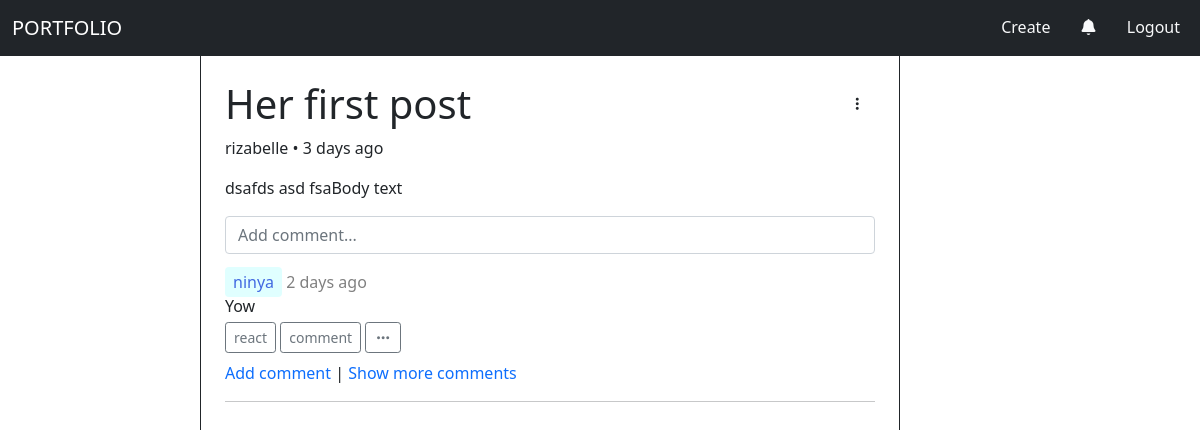
Page /views/pages/article.php?id=6 (signed in) on the committed database.
### tables this page shows
CREATE TABLE `posts` (
  `id` int(11) NOT NULL AUTO_INCREMENT,
  `title` varchar(255) NOT NULL,
  `body` longtext NOT NULL,
  `creator_id` int(11) NOT NULL,
  `created_at` datetime DEFAULT current_timestamp(),
  PRIMARY KEY (`id`)
);

CREATE TABLE `comments` (
  `id` int(11) NOT NULL AUTO_INCREMENT,
  `post_id` int(11) NOT NULL,
  `reply_id` int(11) DEFAULT NULL,
  `created_at` datetime DEFAULT current_timestamp(),
  `comment` longtext NOT NULL,
  `creator_id` int(11) NOT NULL,
  PRIMARY KEY (`id`)
);

### models/crud.php (called while the page is built, shortened)
<?php
include 'config.php';
function query($sql, $data=null) {
    global $db;
    $stmt = $db->prepare($sql);
    $stmt->execute($data);
    return $stmt;
}
function bindAuthor($rows) {
    foreach($rows as $key=>$row) {
    $sql = 'select username from users where id=?';
    $data = [$row['creator_id']];
    $author = query($sql, $data)->fetchColumn();
    $newRow = $row;
    $newRow['author'] = $author;
    $rows[$key] = $newRow;
    }
    return $rows;
}

### models/transform.php (called while the page is built, shortened)
<?php
function interval($start_time){
    $end_time = new DateTime();
    $interval = $start_time->diff($end_time);
    if($interval->y > 0) {
        return $interval->y . " year" . ($interval->y > 1 ? "s" : "") . " ago";
    } else if($interval->m > 0) {
        return $interval->m . " month" . ($interval->m > 1 ? "s" : "") . " ago";
    } else if($interval->d > 0) {
        return $interval->d . " day" . ($interval->d > 1 ? "s" : "") . " ago";
    } else if($interval->h > 0) {
        return $interval->h . " hour" . ($interval->h > 1 ? "s" : "") . " ago";
    } else if($interval->i > 0) {
        return $interval->i . " minute" . ($interval->i > 1 ? "s" : "") . " ago";
    } else {
        return $interval->s . " second" . ($interval->s > 1 ? "s" : "") . " ago";
    }
}

### views/pages/article.php (the view, shortened to what this page needs)
<?php
include '../../models/auth.php';
include_once '../../models/crud.php';
include '../../models/transform.php';
$postID = $_GET['id'];
$sql = "SELECT * FROM posts WHERE id=?";
$post = array(query($sql,[$postID])->fetch());
$post = bindAuthor($post)[0];
$time = interval(new DateTime($post['created_at']));
?>
<!DOCTYPE html>
<html lang="en">
<head>
    <link rel="stylesheet" href="https://cdn.jsdelivr.net/npm/bootstrap@5.0.1/dist/css/bootstrap.min.css">
    <link rel="stylesheet" href="https://cdnjs.cloudflare.com/ajax/libs/font-awesome/7.0.1/css/all.min.css">
    <link rel="stylesheet" href="../../styles.css">
</head>
<body>
<div class="main-container d-flex flex-column dvh-100">
    <div id="navbar-section">
        <?php include '../../views/components/navbar.php' ?>
    </div>
<div class="content-container flex-grow-1">
    <div class="row h-100 m-0">
    <div class="sidepanel col-md-2 h-100"></div>
    <div class="col-md-7 p-4 border-start border-end border-dark h-100">
    <?php if($post) { ?>
    <div class="d-flex flex-row justify-content-between">
        <h1 id="article-title-<?= $post['id'] ?>"><?= htmlspecialchars($post['title']) ?></h1>
            <div class="dropdown mt-2">
                <button type="button" class="btn  btn-outline-onhover btn-sm shadow-none" data-bs-toggle="dropdown"><i class="fa-solid fa-ellipsis-vertical"></i></button>
            </div>
    </div>
    <p><?= htmlspecialchars($post['author']) ?> <span> • <?= $time ?></span></p>
    <p class="content"><?= htmlspecialchars($post['body']) ?></p>
    <form class="commentPostForm" id="comment-form-<?= $post['id'] ?>" action="" onSubmit="submitComment(event,<?= $post['id'] ?>)">
        <input id="comment-box-<?= $post['id'] ?>" name="comment" type="text" class="form-control my-2" placeholder="Add comment...">
    </form>
    <div id="comment-section">
        <?php include '../components/display-comments.php' ?>
    </div>
    <hr>
    <?php }else{ ?>
        <p>Post not found.</p>
    <?php } ?>
    </div>
    </div>
    <div class="sidepanel col-md-3 h-100"></div>
</div>
</div>
</body>
</html>

### views/components/display-comments.php (shortened to what this page needs)
<?php
$sql = "SELECT * FROM comments WHERE post_id =? ORDER BY created_at desc";
$comments = query($sql, [$postID])->fetchAll();
$comments = bindAuthor($comments);
?>
<div class="comment-feed">
<?php
function displayComments($organizedComments){
    foreach($organizedComments as $comment){
        $time = interval(new DateTime($comment['created_at']));
        if(isset($comment['comment'])) { ?>
        <div id="comment-id-<?= htmlspecialchars($comment['id']) ?>" class="mt-3">
            <div class="comment-details">
                <p class="mb-0"><span class="p-1 px-2 rounded" style="background-color:lightCyan;color:royalBlue"><?= htmlspecialchars($comment['author']) ?></span> <span style="color:gray"><?= htmlspecialchars($time) ?></span></p>
            </div>
            <div id="comment-body-<?= $comment['id'] ?>" class="comment-content">
                <p class="mb-1"><?= htmlspecialchars($comment['comment']) ?></p>
            </div>
            <div class="comment-btns container-fluid px-0">
                <button class="btn btn-outline-secondary btn-sm shadow-none">react</button>
                <button type="button" class="btn btn-outline-secondary btn-sm shadow-none" onclick="showReplyForm(<?= $comment['id'] ?>)">comment</button>
                <div class="dropdown d-inline">
                    <button type="button" class="btn btn-outline-secondary btn-sm shadow-none" data-bs-toggle="dropdown"><i class="fa-solid fa-ellipsis"></i></button>
                </div>
            </div>
        </div>
        <?php }
    }
}
displayComments(organizeComments($comments));
 ?>
<div class="comment-feed-options mt-2">
    <span><a href="#" class="text-decoration-none">Add comment</a></span>
    <span> | </span>
    <span><a href="#" class="text-decoration-none">Show more comments</a></span>
</div>

### styles.css (style rules this page uses)
.content { text-align: justify !important; }
.dvh-100 { height: 100dvh; }

### rows in the picture
posts: title "Her first post", created_at "3 days ago", body "dsafds asd fsaBody text"
comments: author "ninya", created_at "2 days ago", comment "Yow"

### other values in the picture
$post['author'] "rizabelle"
